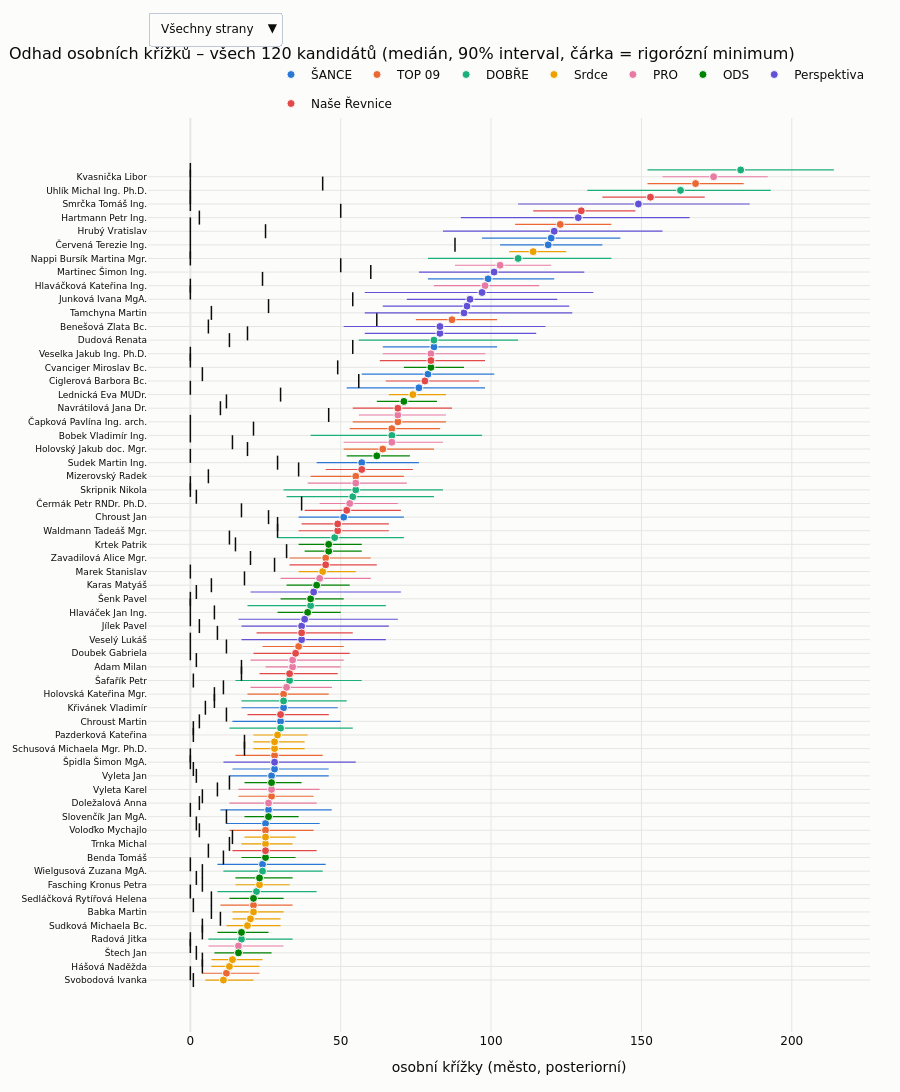

The notebook cell saved with this chart:
### Markdown cell above
## 9. Interaktivní grafy (Plotly)

Interaktivní verze (hover s detaily, filtr strany, procházení kandidátů) se ukládají do `interactive/*.html` – otevřete je dvojklikem v prohlížeči, žádný server není potřeba (sdílená knihovna `interactive/plotly.min.js` se uloží vedle). GitHub `.ipynb` JavaScript nevykreslí, proto jsou všechny podstatné grafy výše uloženy také staticky do `figures/`. V živém Jupyteru se grafy zobrazí i zde.

### Code cell
import plotly.io as pio
pio.renderers.default = "plotly_mimetype"
S4_med = np.median(PO.stack_draws(post["S"]), axis=0)
figs = {
    "kandidati_posterior.html": PL.plotly_candidates(tab),
    "okrsky_heatmapa.html": PL.plotly_precinct_heatmap(d),
    "rozklad_strany.html": PL.plotly_decomposition(d, S_med, C_med, C_lo, C_hi),
    "prispevky_okrsku_kandidati.html": PL.plotly_candidate_browser(d, C_real, S4_med),
    "zmeny_2022_2026.html": PL.plotly_changes(d),
}
for name, f in figs.items():
    PL.save_plotly(f, name); print("uloženo", INTER / name)
figs["kandidati_posterior.html"].show()
